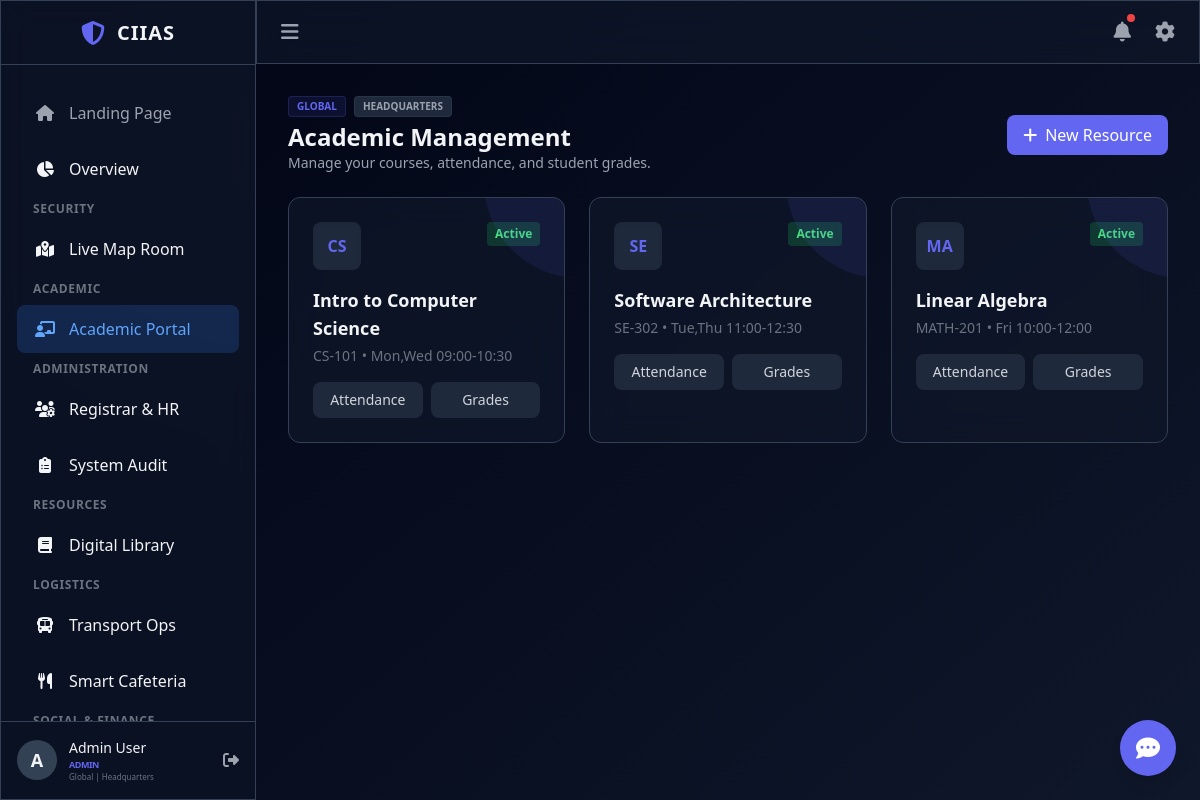
The page /faculty (signed in) on the database its author committed.
### app/models.py (models this page shows, shortened)
class Course(db.Model):
    __tablename__ = 'courses'
    id = db.Column(db.Integer, primary_key=True)
    code = db.Column(db.String(20), unique=True, nullable=False)  # CS-101
    name = db.Column(db.String(100), nullable=False)
    instructor_id = db.Column(db.Integer, db.ForeignKey('users.id'))
    schedule = db.Column(db.String(100)) # e.g. "Mon,Wed 10:00-11:30"
    credit_hours = db.Column(db.Integer, default=3)
    instructor = db.relationship('User', backref='courses_teaching')

### app/web/routes.py (the view)
@web_bp.route('/faculty')
@login_required
@role_required(ROLE_ADMIN, ROLE_HOD, ROLE_TEACHER)
def faculty_dashboard():
    courses = Course.query.all()
    return render_template('faculty_dashboard.html', courses=courses)

### app/utils.py (called while the page is built)
def login_required(f):
    @wraps(f)
    def decorated_function(*args, **kwargs):
        if 'user_id' not in session:
            flash('Please login to access this page')
            return redirect(url_for('web.login'))
        return f(*args, **kwargs)
    return decorated_function

def role_required(*roles):
    def decorator(f):
        @wraps(f)
        def decorated_function(*args, **kwargs):
            if 'user_id' not in session:
                flash('Please login to access this page')
                return redirect(url_for('web.login'))
            user_role = session.get('user_role', 'student')
            if user_role not in roles:
                flash('You do not have permission to access this page')
                return redirect(url_for('web.dashboard'))
            return f(*args, **kwargs)
        return decorated_function
    return decorator

def has_permission(user_role, permission):
    role_perms = PERMISSIONS.get(user_role, [])
    if '*' in role_perms:
        return True
    for p in role_perms:
        if p == permission or p.startswith(f"{permission}."):
            return True
    return False

### app/templates/faculty_dashboard.html (shortened to what this page needs)
{% extends "base_dashboard.html" %}
{% block content %}
<div class="space-y-6" x-data="{ activeTab: 'courses', showModal: false, selectedCourse: null }">
    <div class="flex justify-between items-center">
        <div>
            <div class="flex items-center gap-2 mb-1">
                <span
                    class="px-2 py-0.5 bg-primary/10 text-primary text-[10px] font-bold rounded uppercase border border-primary/20">{{
                    session.get('campus_name', 'Global') }}</span>
                <span
                    class="px-2 py-0.5 bg-slate-800 text-gray-400 text-[10px] font-bold rounded uppercase border border-white/5">{{
                    session.get('dept_name', 'Academic HQ') }}</span>
            </div>
            <h1 class="text-2xl font-bold">Academic Management</h1>
            <p class="text-gray-400 text-sm">Manage your courses, attendance, and student grades.</p>
        </div>
        <button
            class="bg-primary hover:bg-indigo-700 text-white px-4 py-2 rounded-lg transition-colors flex items-center">
            <i class="fas fa-plus mr-2"></i> New Resource
        </button>
    </div>
    <div class="grid grid-cols-1 md:grid-cols-2 lg:grid-cols-3 gap-6">
        {% for course in courses %}
        <div
            class="glass p-6 rounded-xl border border-slate-700 hover:border-primary/50 transition-all group relative overflow-hidden">
            <div
                class="absolute top-0 right-0 w-24 h-24 bg-primary/10 rounded-bl-full -mr-4 -mt-4 transition-transform group-hover:scale-110">
            </div>
            <div class="flex justify-between items-start mb-4">
                <div
                    class="w-12 h-12 rounded-lg bg-slate-800 flex items-center justify-center text-primary font-bold shadow-inner">
                    {{ course.code[:2] }}
                </div>
                <span class="px-2 py-1 rounded text-xs font-semibold bg-green-500/20 text-green-400">Active</span>
            </div>
            <h3 class="text-lg font-bold mb-1">{{ course.name }}</h3>
            <p class="text-sm text-gray-500 mb-4">{{ course.code }} • {{ course.schedule }}</p>
            <div class="flex space-x-2">
                <button @click="selectedCourse = '{{ course.name }}'; showModal = true"
                    class="flex-1 bg-slate-800 hover:bg-primary hover:text-white py-2 rounded-lg text-sm text-gray-300 transition-colors">
                    Attendance
                </button>
                <button
                    class="flex-1 bg-slate-800 hover:bg-secondary hover:text-white py-2 rounded-lg text-sm text-gray-300 transition-colors">
                    Grades
                </button>
            </div>
        </div>
        {% endfor %}
    </div>
</div>
{% endblock %}

### app/templates/base_dashboard.html (style rules this page uses)
body { font-family: 'Outfit', sans-serif; }
.glass { background: rgba(15, 23, 42, 0.7); backdrop-filter: blur(16px); -webkit-backdrop-filter: blur(16px); border: 1px solid rgba(255, 255, 255, 0.08); }

### rows shown on the page
Course: code "CS", name "Intro to Computer Science", code "CS-101", schedule "Mon,Wed 09:00-10:30"
Course: code "SE", name "Software Architecture", code "SE-302", schedule "Tue,Thu 11:00-12:30"
Course: code "MA", name "Linear Algebra", code "MATH-201", schedule "Fri 10:00-12:00"

### other values the page prints
{{ session.get('user_name', 'U')[0] }} "A"
{{ session.get('user_name', 'User') }} "Admin User"
{{ session.get('user_role', 'Guest') }} "ADMIN"
{{ session.get('campus_name', 'Global') }} "Global"
{{ session.get('dept_name', 'HQ') }} "Headquarters"
{{ session.get('campus_name', 'Global') }} "GLOBAL"
{{ session.get('dept_name', 'Academic HQ') }} "HEADQUARTERS"
